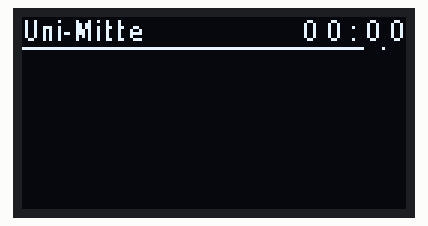
The sketch below on a simulated ESP8266 (NodeMCU). Shown: 128×64 one-colour display. WiFi joins after 1.5 s; servers stay silent unless stated; uploads are accepted with an empty reply.

Above: at 1.1 s.
At 12.2 s:
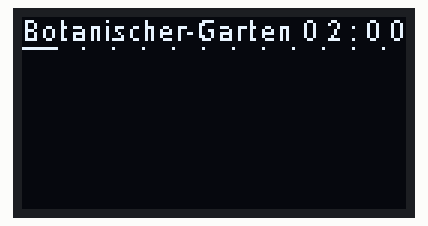
At 18.2 s:
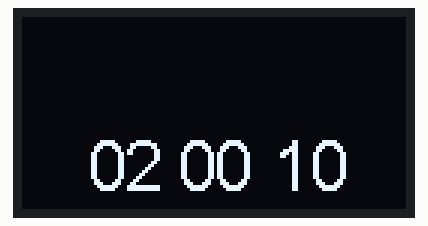
At 23.2 s:
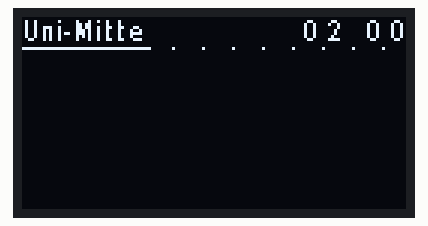
At 31.2 s:
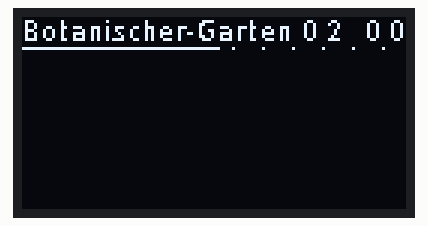
At 38.2 s:
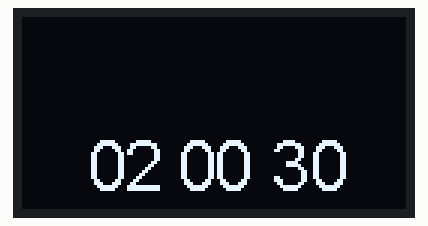

The sketch:

firmwetter.ino
```cpp
char * wl_ssid1 = "klo.kla";
char * wl_passwd1 = "nummidummiblob";

char * wl_ssid2 = "klo.klatwo";
char * wl_passwd2 = "nummidummi-blob2";

#define REFRESH_RATE     45
#define MIDDLE_LENGTH    14
#define GMTMOD            2

String wetter;
String dateHeader;

int hours,minutes,seconds;

struct Line {
  String _name;
  String _dest;
  String _time;
};

struct Infoscreen {
  String _ort;
  String _stop;
  String _raw;
  Line _lines[5];
};

#define SCREENS   2

Infoscreen inf[SCREENS] = {
  { "Duesseldorf", "Uni-Mitte", "", {} },
  { "Duesseldorf", "Botanischer-Garten", "", {} }
};

static const uint8_t D0   = 16;
static const uint8_t D1   = 5;
static const uint8_t D2   = 4;
static const uint8_t D3   = 0;
static const uint8_t D4   = 2;
static const uint8_t D5   = 14;
static const uint8_t D6   = 12;
static const uint8_t D7   = 13;
static const uint8_t D8   = 15;
static const uint8_t D9   = 3;
static const uint8_t D10  = 1;

int seccount = 5;
int infoScreen = 0;

#include <ESP8266WiFi.h>
#include <ESP8266WiFiMulti.h>
#include <ESP8266HTTPClient.h>

#include "SSD1306Spi.h"
#include "font.h"

// Initialize the OLED display using SPI
// GPIO 14 D5 -> CLK
// GPIO 13 D7 -> MOSI (DOUT)
// GPIO 16 D0 -> RES
// GPIO  4 D2 -> DC
// GPIO 15 D8 -> CS
SSD1306Spi        display(D0, D2, D8);

ESP8266WiFiMulti  WiFiMulti;
HTTPClient http;

void extractP(int id) {
  String cutting;
  int frompos;
  int totpos = 0;

  for (int i=0;i<5;++i) {
    cutting = inf[id]._raw.substring(totpos);
    frompos = cutting.indexOf("<div class=\"line\">")+18;
    totpos += frompos;
    cutting = cutting.substring(frompos);
    frompos = cutting.indexOf("</div>");
    totpos += frompos;
    inf[id]._lines[i]._name = cutting.substring(0, frompos);
    inf[id]._lines[i]._name.trim();

    frompos = cutting.indexOf("<div class=\"dest\">")+18;
    totpos += frompos;
    cutting = cutting.substring(frompos);
    frompos = cutting.indexOf("</div>");
    totpos += frompos;
    inf[id]._lines[i]._dest = cutting.substring(0, frompos);
    inf[id]._lines[i]._dest.trim();
    if (inf[id]._lines[i]._dest.length() > MIDDLE_LENGTH) {
      inf[id]._lines[i]._dest = inf[id]._lines[i]._dest.substring(0,MIDDLE_LENGTH);
    }

    frompos = cutting.indexOf("<div class=\"time\">")+18;
    totpos += frompos;
    cutting = cutting.substring(frompos);
    frompos = cutting.indexOf("</div>");
    totpos += frompos;
    inf[id]._lines[i]._time = cutting.substring(0, frompos);
    inf[id]._lines[i]._time.trim();
  }
}

void setup() {
  Serial.begin(115200);
  delay(500);
  WiFiMulti.addAP(wl_ssid1, wl_passwd1);
  WiFiMulti.addAP(wl_ssid2, wl_passwd2);
  delay(500);
  display.init();
  display.flipScreenVertically();
  //http.setReuse(true);

  const char* headerNames[] = { "Date", "Content-Type" };
  http.collectHeaders(headerNames, 2);
  http.setUserAgent("User-Agent: Mozilla/5.0 (X11; Linux x86_64; rv:12.0) Gecko/20100101 Firefox/12.0");
}

void loop() {
  if (seccount < 1) {
    seccount = REFRESH_RATE;

    // wait for WiFi connection
    if((WiFiMulti.run() == WL_CONNECTED)) {
        for (int j = 0; j < SCREENS; ++j) {
          http.begin(
            String("https://vrrf.finalrewind.org/")+inf[j]._ort+String("/")+inf[j]._stop+String(".html?frontend=html"),
            "29:A8:9A:E8:23:A4:C3:9E:FF:D9:91:11:D8:53:56:FF:95:53:07:9B"
          );
          int httpCode = http.GET();
          // httpCode will be negative on error
          if(httpCode > 0) {
              if(httpCode == HTTP_CODE_OK) {
                  inf[j]._raw = http.getString();
                  extractP(j);
              }
          } else {
            Serial.printf("[HTTP] GET... failed, error: %s\n", http.errorToString(httpCode).c_str());
            display.clear();
            display.setTextAlignment(TEXT_ALIGN_LEFT);
            display.setFont(DejaVu_Sans_Condensed_8);
            display.drawStringMaxWidth(0, 3, 128, http.errorToString(httpCode).c_str());
            display.display();
            delay(1000);
          }
        }

        if (minutes%5 == 0) {
          http.begin("http://dummer.click/_p/wdrWetter/?text=true");
          int httpCode = http.GET();
          // httpCode will be negative on error
          if (httpCode > 0 && httpCode == HTTP_CODE_OK) {
            dateHeader = http.header("Date");
            hours   = dateHeader.substring(17,19).toInt() + GMTMOD;
            minutes = dateHeader.substring(20,22).toInt();
            seconds = dateHeader.substring(23,25).toInt();
            wetter = http.getString();
          }
        }
        http.end();
    }
  }

  display.clear();

  if (infoScreen == SCREENS) {

    display.setTextAlignment(TEXT_ALIGN_LEFT);
    display.setFont(DejaVu_Sans_Condensed_8);
    display.drawStringMaxWidth(0, 3, 128, wetter);

  } else if (infoScreen == (SCREENS+1)) {

    display.setTextAlignment(TEXT_ALIGN_CENTER);
    display.setFont(ArialMT_Plain_16);
    display.drawString(64, 4, dateHeader.substring(0,11));
    display.setFont(ArialMT_Plain_24);
    display.setTextAlignment(TEXT_ALIGN_LEFT);

    if (hours<10) {
      display.drawString(22, 36, "0");
      display.drawString(34, 36, String(hours));
    } else {
      display.drawString(22, 36, String(hours));
    }

    if (minutes<10) {
      display.drawString(52, 36, "0");
      display.drawString(64, 36, String(minutes));
    } else {
      display.drawString(52, 36, String(minutes));
    }

    if (seconds<10) {
      display.drawString(83, 36, "0");
      display.drawString(95, 36, String(seconds));
    } else {
      display.drawString(83, 36, String(seconds));
    }

  } else {

    display.setTextAlignment(TEXT_ALIGN_LEFT);
    display.setFont(DejaVu_Sans_Condensed_8);
    display.drawString(0, 0, inf[infoScreen]._stop);

    display.setTextAlignment(TEXT_ALIGN_RIGHT);
    if (hours<10) {
      display.drawString( 99, 0, "0");
      display.drawString(107, 0, String(hours));
    } else {
      display.drawString(107, 0, String(hours));
    }

    if (seconds%2 == 0) display.drawString(112, 0, ":");

    if (minutes<10) {
      display.drawString(120, 0, "0");
      display.drawString(128, 0, String(minutes));
    } else {
      display.drawString(128, 0, String(minutes));
    }

    display.setPixel(10,10);
    display.setPixel(20,10);
    display.setPixel(30,10);
    display.setPixel(40,10);
    display.setPixel(50,10);
    display.setPixel(60,10);
    display.setPixel(70,10);
    display.setPixel(80,10);
    display.setPixel(90,10);
    display.setPixel(100,10);
    display.setPixel(110,10);
    display.setPixel(120,10);
    display.drawLine(0, 10, 128-(seccount*128.0/(float)REFRESH_RATE), 10);

    for (int i=0;i<5;++i) {
      display.setTextAlignment(TEXT_ALIGN_LEFT);
      display.drawString(0,  12+10*i, inf[infoScreen]._lines[i]._name);
      display.drawString(25, 12+10*i, inf[infoScreen]._lines[i]._dest);
      display.setTextAlignment(TEXT_ALIGN_RIGHT);
      display.drawString(128, 12+10*i, inf[infoScreen]._lines[i]._time);
    }
  }
  display.display();

  delay(1000);
  --seccount;
  seconds++;
  if (seconds >= 60) {
    minutes++;
    seconds = seconds%60;
  }
  if (minutes >= 60) {
    hours++;
    minutes = minutes%60;
  }
  if (hours >= 24) {
    hours = hours%24;
  }
  if (seccount%5 == 0) infoScreen++;
  if (infoScreen > (SCREENS+1)) infoScreen=0;
}
```

Source omitted: font.h (data table, 19278 bytes)

Measured:
- what the display in image 1 shows lasts 1.0 s, from 12.1 s to 13.1 s
